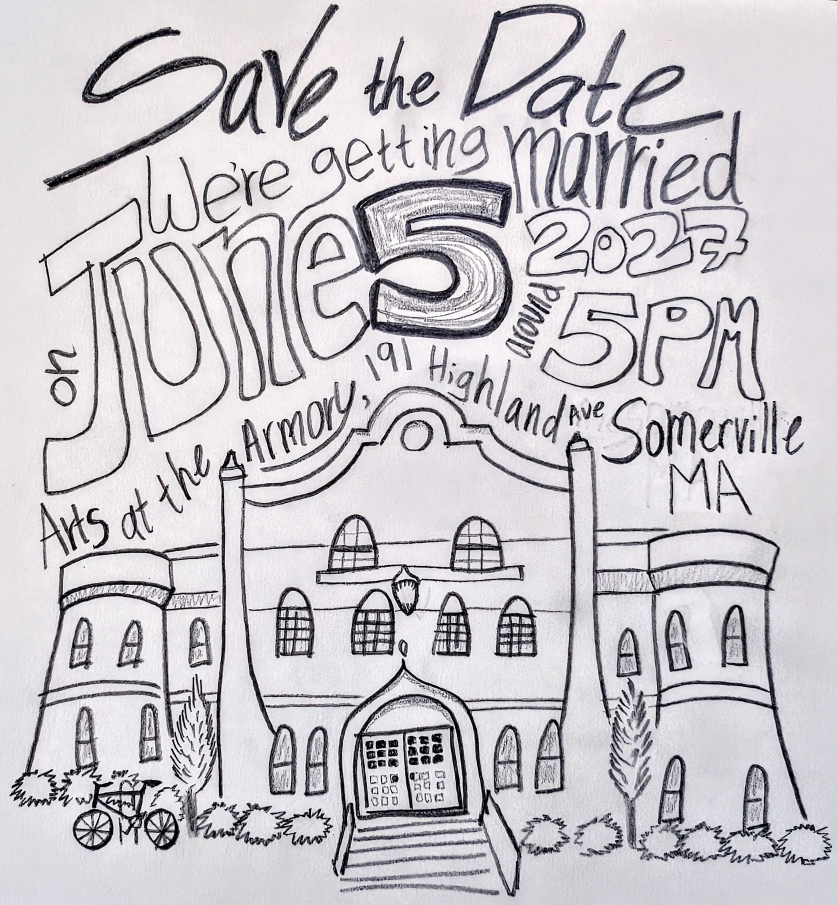
#> input picture PXL_20260819_125700004-EDIT.jpg, 2511 x 2714 px (shown at 1/3 size)
$ python process_flyer.py
#> lines starting #> are read from the running program, lines starting #| are printed output that depends on the picture; after the words box and inside, x2 and y2 are one past the last pixel; in counts of white or black regions, pixels touching at a corner belong together
"""Turn the phone photo of the pencil flyer into web assets.

Deliberately conservative. The drawing is left exactly as photographed - no
deskewing, no perspective correction - because any wobble in it is part of how
it reads as a real sheet of paper someone drew on. All this does is even out
what is left of the lighting, crop to the drawing, and drop the paper so the
graphite can sit on the page's own stock.

No vectorising and no posterising: every smudge and paper fibre survives, which
is the whole point.

Run it to regenerate the flyer assets:

    uv run --with pillow --with numpy python tools/process_flyer.py

Outputs into public/images/
  flyer-ink-900.webp   phone-sized
  flyer-ink-1500.webp  retina
  flyer-ink.png        fallback for anything without WebP alpha
"""
from __future__ import annotations

import os

import numpy as np
from PIL import Image, ImageFilter

HERE = os.path.dirname(__file__)
SRC = os.path.join(HERE, "..", "PXL_20260819_125700004-EDIT.jpg")
OUT = os.path.join(HERE, "..", "public", "images")

BG_BLUR = 90          # radius used to model the uneven lighting
PAPER_PCT = 80        # luminance percentile treated as bare paper
PAPER_KNEE = 0.86     # anything lighter than this is called bare paper
INK_LEVEL = 0.32      # relative luminance treated as fully opaque ink
NOISE_FLOOR = 0.10    # alpha below this is bare paper, not graphite
MARGIN = 90           # px of paper left around the drawing
WIDTH = 1500          # widest output


def main() -> None:
    src = Image.open(SRC).convert("RGB")
#> src is the input picture: PIL image 2511x2714 RGB; mean R, G, B 200.1, 196.7, 201.7
    g = np.asarray(src.convert("L"), dtype=np.float32)
    H, W = g.shape
#> H = 2714; W = 2511
    print(f"source {W}x{H}")
#| source 2511x2714

    # ── 1. even out what is left of the lighting ─────────────────────────
    # Model the illumination as a heavily blurred copy of the page and divide
    # it out. Cheap flat-field correction: evens up the last of the falloff
    # without touching the fine graphite texture.
    bg = np.asarray(
        Image.fromarray(g.astype(np.uint8)).filter(ImageFilter.GaussianBlur(BG_BLUR)),
        dtype=np.float32,
    )
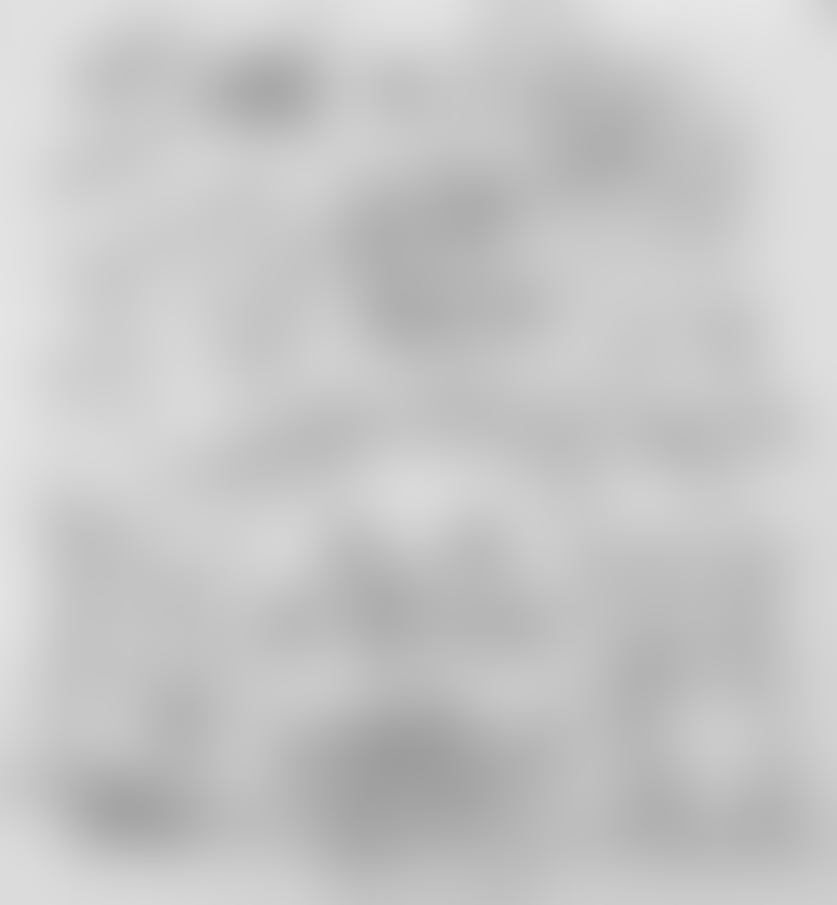
#> bg: shape (2714, 2511) float32 (shown at 1/3 size); min 157, max 230, mean 198.4
    flat = g / np.maximum(bg, 1.0)           # ~1.0 on bare paper, <1 on the ink
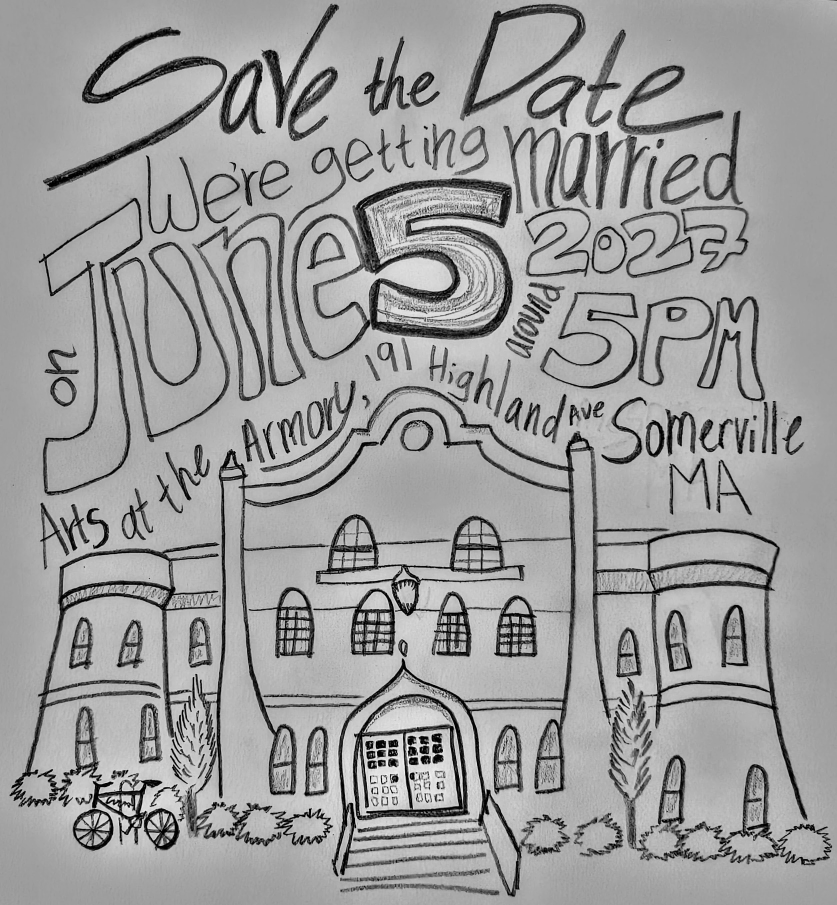
#> flat: shape (2714, 2511) float32 (shown at 1/3 size); min 0, max 1.62, mean 0.998; drawn with min black and max white
    norm = np.clip(flat / np.percentile(flat, PAPER_PCT), 0.0, 1.4)

    # ── 2. crop to the drawing ───────────────────────────────────────────
    # Group the inked lines into runs and keep the longest, so a stray mark or
    # a scanner artefact out at the edge cannot stretch the box.
    inked = norm < 0.60
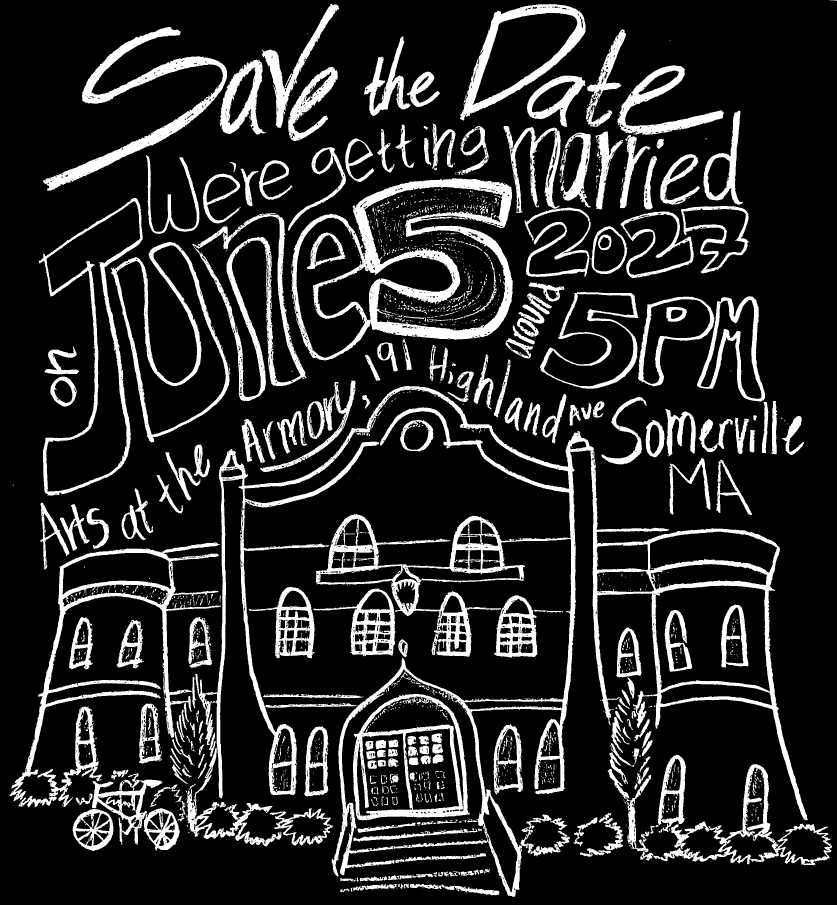
#> inked: shape (2714, 2511) bool (shown at 1/3 size); 16.1% white; 1701 white regions (1181 under 20 px), largest, box (x1, y1, x2, y2) and area: (586, 1158, 2423, 2690) 199400, (874, 535, 1538, 1081) 79679, (29, 1627, 663, 2403) 42012

    def span(counts, gap=120):
#> called with counts = array of shape (2511,), gap = 120
        hits = np.nonzero(counts > 20)[0]
#> hits = 2436 values from 39 to 2490
        runs, start, prev = [], hits[0], hits[0]
#> runs = []; start = 39; prev = 39
        for h in hits[1:]:
            if h - prev > gap:
                runs.append((start, prev))
                start = h
            prev = h
        runs.append((start, prev))
        return max(runs, key=lambda r: r[1] - r[0])

    cx0, cx1 = span(inked.sum(axis=0))
#> cx0 = 39; cx1 = 2490
    cy0, cy1 = span(inked.sum(axis=1))
#> cy0 = 0; cy1 = 2686
    x0, y0 = max(0, cx0 - MARGIN), max(0, cy0 - MARGIN)
#> x0 = 0; y0 = 0
    x1, y1 = min(W - 1, cx1 + MARGIN), min(H - 1, cy1 + MARGIN)
#> x1 = 2510; y1 = 2713
    print(f"content box x {x0}..{x1}  y {y0}..{y1}")
#| content box x 0..2510  y 0..2713
    norm = norm[y0 : y1 + 1, x0 : x1 + 1]

    # ── 3. ink on transparency ───────────────────────────────────────────
    # Luminance becomes alpha, so a light pencil stroke stays a light pencil
    # stroke - it just sits on the page's paper instead of the photo's. The
    # knee clamps the shadow haze to nothing while leaving graphite alone.
    a = np.clip((PAPER_KNEE - norm) / (PAPER_KNEE - INK_LEVEL), 0.0, 1.0) ** 1.05
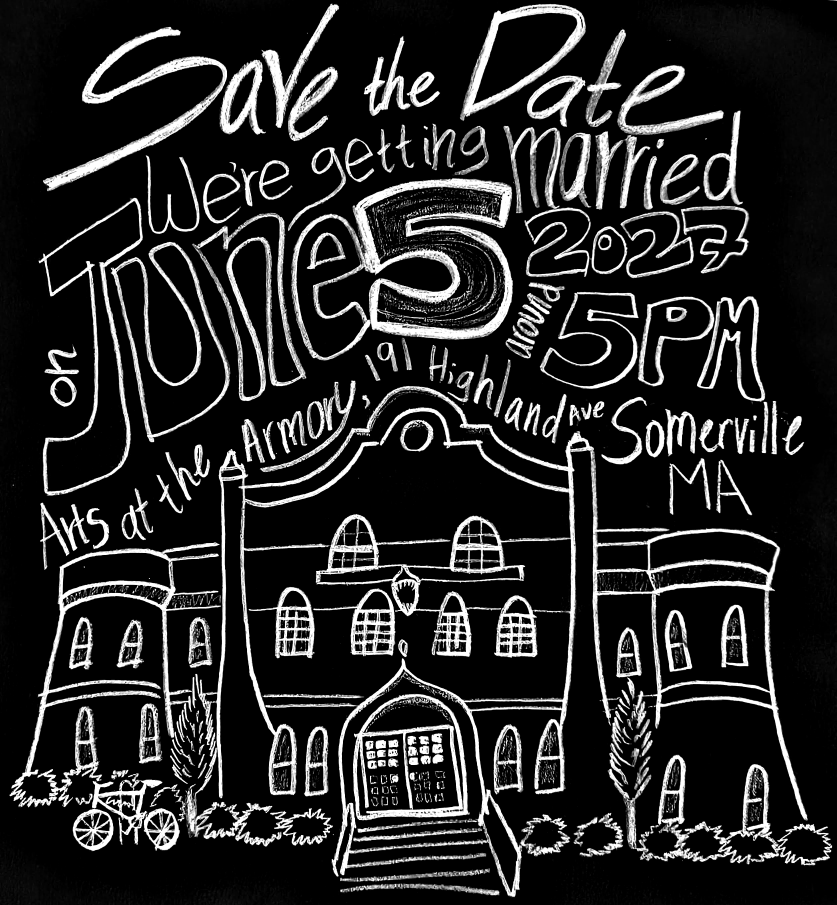
#> a: shape (2714, 2511) float32 (shown at 1/3 size); min 0, max 1, mean 0.155
    # Bare paper is forced fully clear. The page supplies its own grain, and
    # leaving the photo's fibres in as 2%-alpha speckle triples the file size
    # for texture nobody can see.
    a[a < NOISE_FLOOR] = 0.0
    print(f"clear pixels: {(a == 0).mean():.0%}")
#| clear pixels: 81%

    ink = np.zeros((*a.shape, 4), dtype=np.uint8)
    ink[..., 0], ink[..., 1], ink[..., 2] = 26, 22, 20   # graphite, faintly warm
    ink[..., 3] = (a * 255).astype(np.uint8)
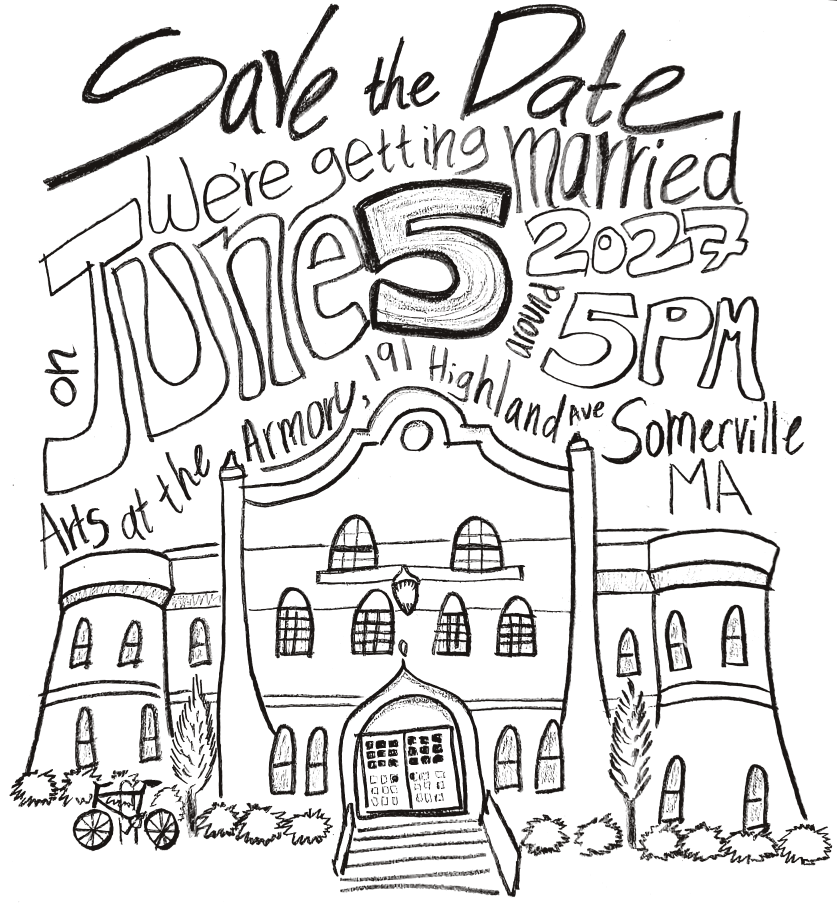
#> ink: shape (2714, 2511, 4) (shown at 1/3 size); mean of channels 0, 1, 2, 3 26, 22, 20, 38.8; transparent parts drawn white
#> (the run stopped early here; a loop or call above may not have finished)
